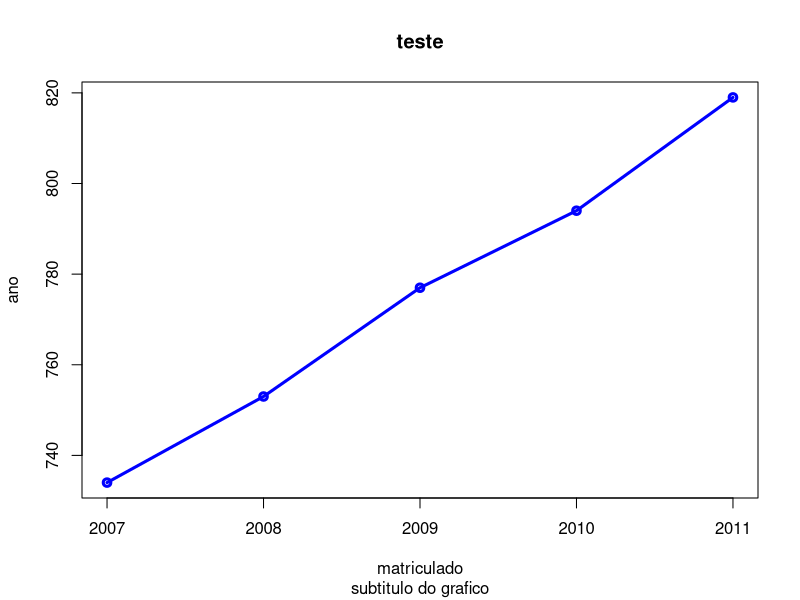

R code for this plot: (Note: this script raises an error after producing the figure.)
# 1º)Um artigo no Journal of Structural Engineering (Vol. 115, 1989)
# descreve um experimento para testar a resistência resultante em
# tubos circulares com calotas soldadas nas extremidades. 
# Os primeiros resultados são: 96; 96; 102; 102; 102;104; 104; 108; 126; 126; 128; 128; 140; 156; 160; 160; 164 e 170.
# Pede-se:
# a) Calcule a média e mediana da amostra e dê uma interpretação.
# b) Calcule os percentis 9%, 25%, 5% e 69%.
# c) Calcule o segundo quartil ou mediana.
# d) Calcule a amplitude da amostra.
# e) Calcule a variância e o desvio padrão da amostra.
# f) Qual a fonte de maior variabilidade deste experimento.
 
# a)Calcule a média e mediana da amostra e dê uma interpretação

#valores
vetor = c(96,96,102,102,102,104,104,108,126,126,128,128,140,156,160,160,164,170)

#  MEDIA->mean(A) OU sum(A)/length(A)
media = mean(vetor) 

# mediana
mediana = median(vetor)

#porcentagens que eu queira enquadrar
#b) Calcule os percentis 9%, 25%, 5% e 69%
percentis = c(.09, .25, .05, .69)
perc = quantile(vetor,percentis)

variavel=var(vetor)

# tamanho do vetor
tamanho=length(vetor)

# maior valor do vetor
numeroMaximo=max(vetor)

# menor valor do vetor
numeroMinimo=min(vetor)

# soma de todos os valores do vetor
total=sum(vetor)

# amostra de dados
dadosSumarizados=summary(vetor)

#d) Calcule a amplitude da amostra
amplitude = range(vetor)

# e) Calcule a variância e o desvio padrão da amostra

# Desvio padrão
sd(vetor)

#se tem pouca variedade entre a media e a mediana
var(vetor)

#################################
# 2º)na sala dos professores da escola, há um cartaz com a frase "Em 2007, eram 734 estudantes matriculados;
#em 2008, 753; em 2009, 777; em 2010, 794; e, em 2011, 819”. 

  
#valores
vetorAno = c( 2007,2008,2009,2010,2011)
vetorMatriculado = c( 734,753,777,794,819)

# construção de grafico
plot(vetorAno,vetorMatriculado, main = "teste", type="o", col="blue",lwd=3, xlab="matriculado", ylab="ano", sub="subtitulo do grafico")

# para saber  mais informações ?
?plot
 

#################################
#pegue os dados de Titanic que já existe internamente
data(Titanic)

#carregue os dados
Titanic[1,]
 
# carregue os dados da tabela Titanic na variavel a
a=data.frame(Titanic)

#pegue os dados referente á Sexo e as coloque na variavel sexo
sexo=table(a$Sex)

#mostra e constri o grafico separando as categorias do sexo como feminino e masculino
barplot(sexo)

#pegue os dados referente á Freq e as coloque na variavel freq
freq=table(a$Freq)

#mostra e constri o grafico separando as categorias do sexo como feminino e masculino
barplot(freq)

#pegue os dados referente á Age e as coloque na variavel age
age=table(a$Age)

#mostra e constri o grafico separando as categorias do sexo como feminino e masculino
barplot(age)

#pegue os dados referente á Age e as coloque na variavel age
survived=table(a$Survived)

#mostra e constri o grafico separando as categorias do sexo como feminino e masculino
barplot(survived)

#################################

data(iris)
 
# carregue os dados da tabela iris na variavel b
b=data.frame(iris)

clas=table(b$Species)

# construindo grafico de pizza
pie(clas,main="titulo")


#################################

plot(lynx)

plot(lynx, ylab="plot com dataframe", xlab="")

plot(lynx, ylab="plot com dataframe", xlab="observações")

plot(lynx, main="plot com dataframe", col="red")

#################################

data(cars)

# carregue os dados da tabela iris na variavel c
c=data.frame(cars)

# grafico de histograma
hist(c$speed)
 
# obriga a criar com 10 colunas
hist(c$speed,breaks = 10)
# criando os intervalos das colunas
hist(c$speed,breaks = c(0,5,10,20,30) )

hist(c$speed,breaks = c(0,5,10,20,30), main="teste" )

 
#################################

data(cars)

# carregue os dados da tabela iris na variavel c
d=data.frame(cars)

boxplot(d$speed, d$dist) 
  
boxplot(d$speed, d$dist, col = c("orange","yellow")) 
 
boxplot(d$speed, d$dist, col = c("orange","yellow"), main="teste") 
